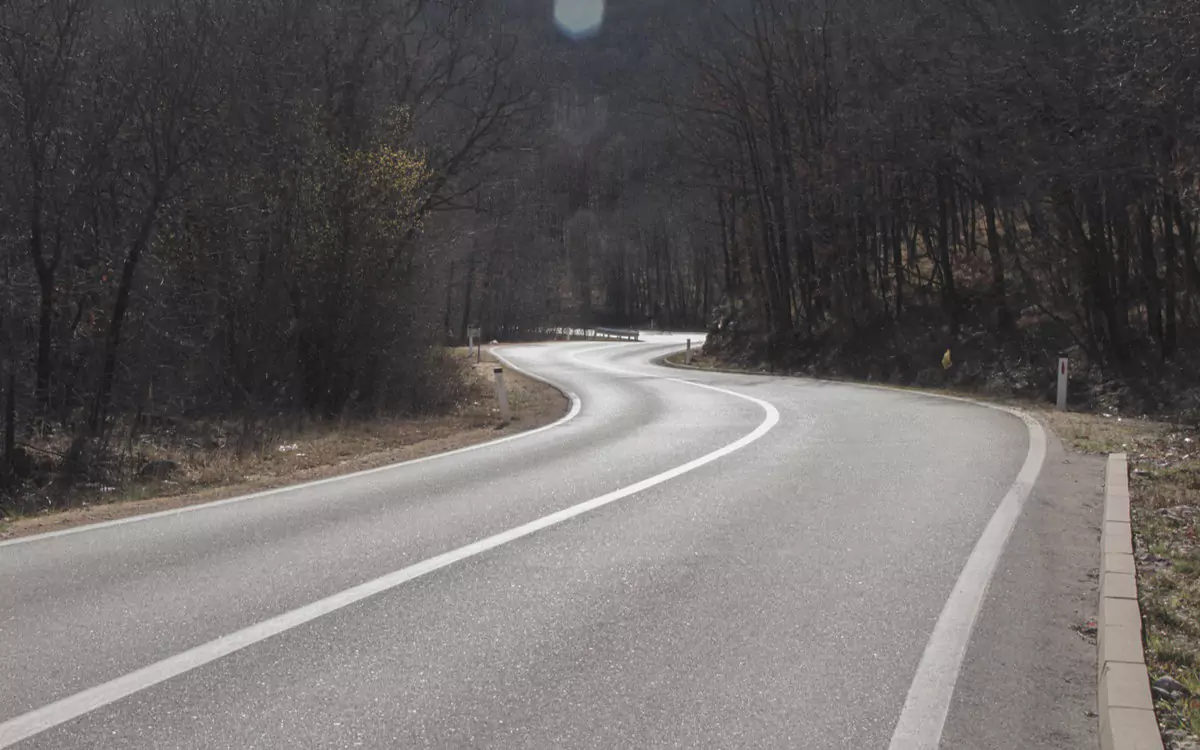
#> input picture testpicture_1.png, 1200 x 750 px
$ python 02_Graustufenbild.py
#> lines starting #> are read from the running program, lines starting #| are printed output that depends on the picture
import matplotlib.pyplot as plt
import cv2

image_path='../testpicture_1.png'

img = cv2.imread(image_path)
#> img is the input picture: shape (750, 1200, 3); mean B, G, R 96.4, 96.6, 100.8
dims = img.shape
#> dims = (750, 1200, 3)
height, width, channels = dims
#> height = 750; width = 1200; channels = 3
new_height = height//2
#> new_height = 375
new_img = img[new_height:,:,:]
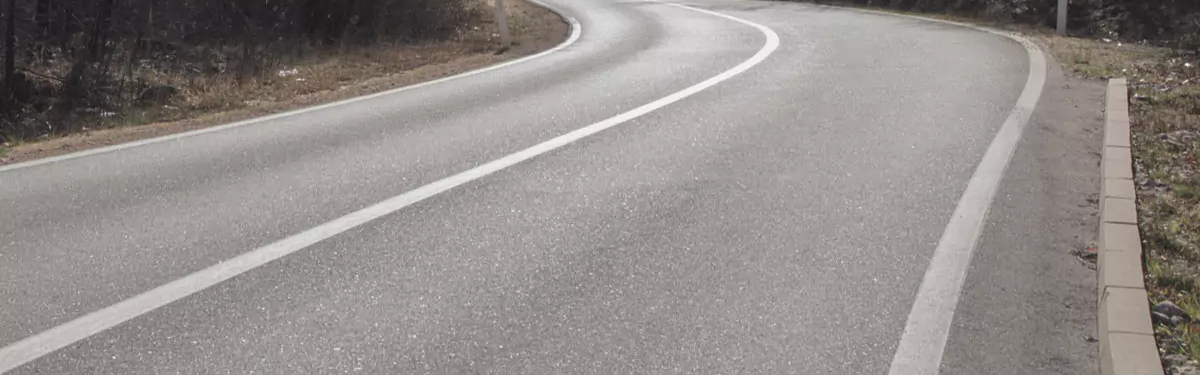
#> new_img: shape (375, 1200, 3); mean B, G, R 137.5, 139.8, 145.7
new_img_list = cv2.cvtColor(new_img, cv2.COLOR_BGR2RGB).tolist()
#> new_img_list = 375 items

# OpenCV-Graustufen
new_img_bw = cv2.cvtColor(new_img, cv2.COLOR_BGR2GRAY)
new_img_bw_list = new_img_bw.tolist()
#> new_img_bw_list = 375 items

rot_gewicht = 0.299
gruen_gewicht = 0.587
blau_gewicht = 0.114

# Manuelle Graustufen
height, width, channels = new_img.shape
#> height = 375
bw_lst = []
for row in range(height):
    curr_row = []
    for col in range(width):
        B = new_img[row, col, 0]
        G = new_img[row, col, 1]
        R = new_img[row, col, 2]
        curr_row.append(rot_gewicht * R + gruen_gewicht * G + blau_gewicht * B)
    bw_lst.append(curr_row)
#> after the loop, bw_lst = 375 items

# Erste Darstellung
plt.figure()
plt.imshow(new_img_bw_list, cmap='gray', vmin=0, vmax=255, interpolation='nearest')
plt.title('OpenCV Graustufen')
plt.axis('off')
plt.show()
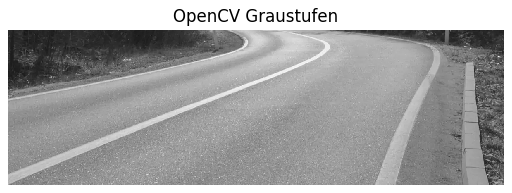
#> figure drawn by matplotlib, 1 panel

# Zweite Darstellung
plt.figure()
plt.imshow(bw_lst, cmap='gray', vmin=0, vmax=255, interpolation='nearest')
plt.title('Selber berechnet')
plt.axis('off')
plt.show()

#while Variante
bw_lst = []
row = 0
while row < height:
    col = 0
    curr_row = []
    while col < width:
        B = new_img[row, col, 0]
        G = new_img[row, col, 1]
        R = new_img[row, col, 2]
        curr_row.append(rot_gewicht * R + gruen_gewicht * G + blau_gewicht * B)
        col = col + 1
    bw_lst.append(curr_row)
    row += 1 # Kurzform von row = row + 1
#> after the loop, row = 375

# Zweite Darstellung
plt.figure()
plt.imshow(bw_lst, cmap='gray', vmin=0, vmax=255, interpolation='nearest')
plt.title('Selber berechnet mit "while" loop')
plt.axis('off')
plt.show()
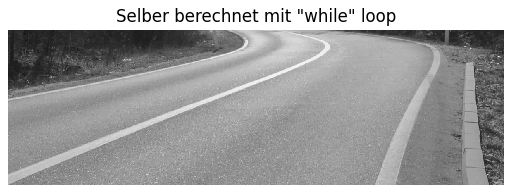
#> figure drawn by matplotlib, 1 panel

$ run again, with testpicture_14.png copied over testpicture_1.png
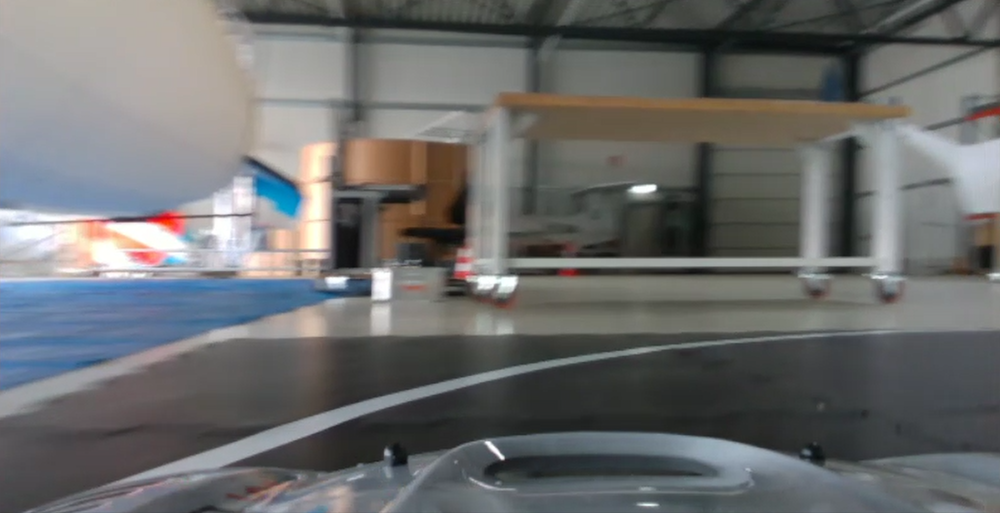
#> input picture testpicture_14.png, 1000 x 513 px, shrunk from 3630 x 1864 before the run
#> img is the input picture: shape (513, 1000, 3); mean B, G, R 108.2, 108.2, 107.1
#> new_img_list = 257 items
#> `new_img_bw = cv2.cvtColor(new_img, cv2.COLOR_BGR2GRAY)`:
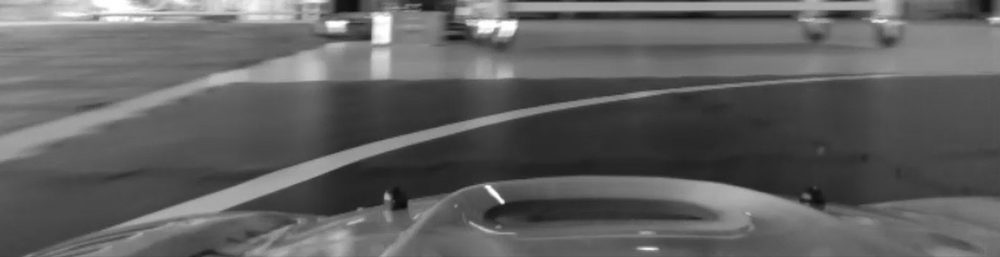
#> new_img_bw: shape (257, 1000); min 11, max 255, mean 96.8
#> after the loop `while row < height:`: row = 257
#> `plt.show()`:
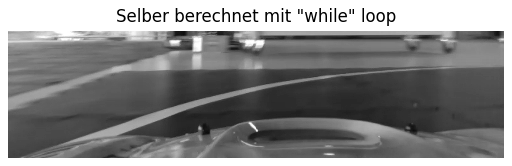
#> figure drawn by matplotlib, 1 panel

$ run again, with testpicture_3.png copied over testpicture_1.png
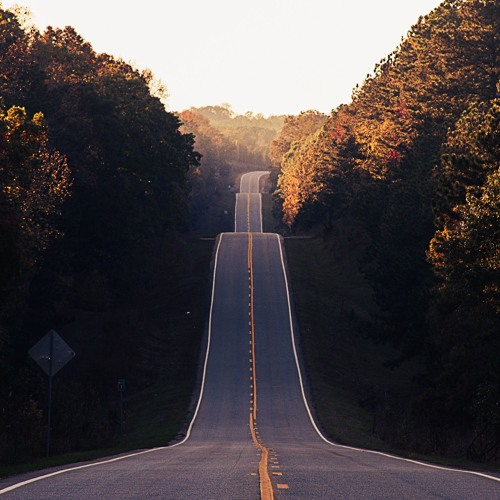
#> input picture testpicture_3.png, 500 x 500 px
#> img is the input picture: shape (500, 500, 3); mean B, G, R 70.5, 69.1, 76.5
#> new_img_list = 250 items
#> `new_img_bw = cv2.cvtColor(new_img, cv2.COLOR_BGR2GRAY)`:
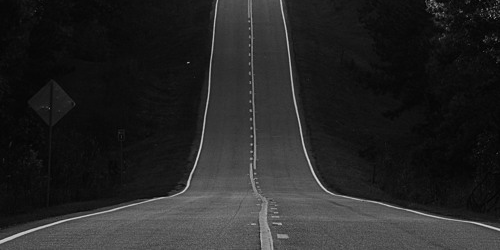
#> new_img_bw: shape (250, 500); min 0, max 215, mean 37.5
#> `plt.show()`:
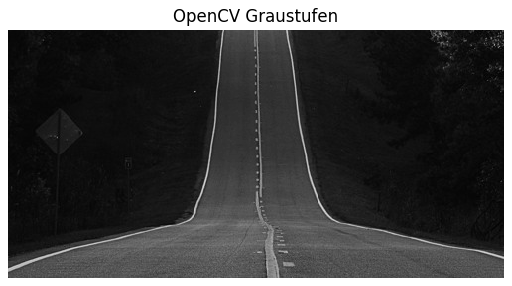
#> figure drawn by matplotlib, 1 panel
#> after the loop `while row < height:`: row = 250

$ run again, with testpicture_4.png copied over testpicture_1.png
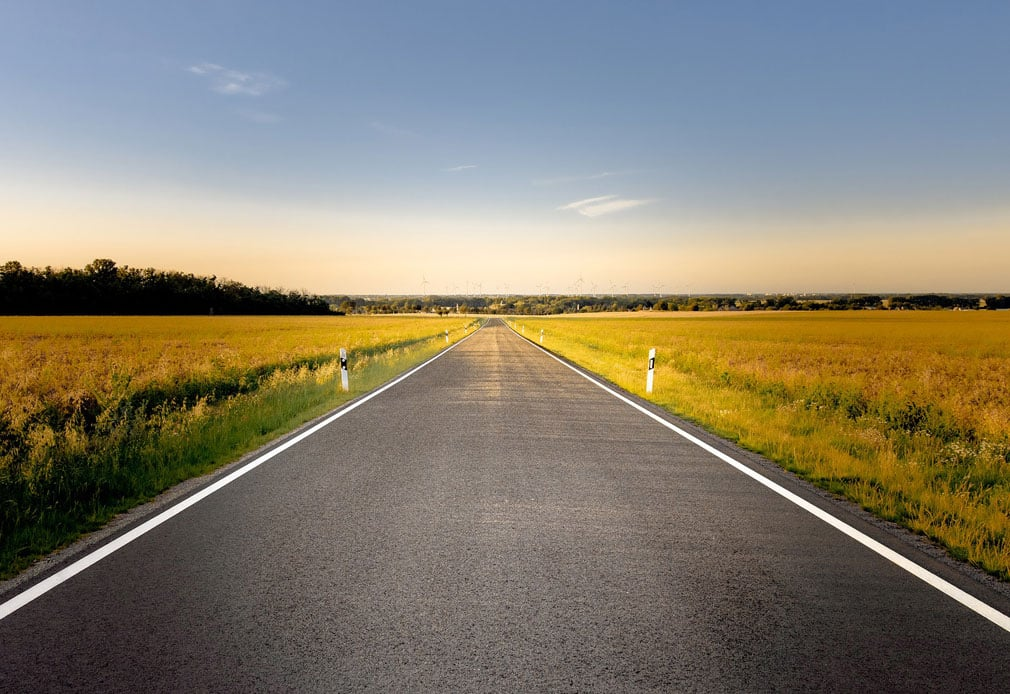
#> input picture testpicture_4.png, 1010 x 694 px
#> img is the input picture: shape (694, 1010, 3); mean B, G, R 111.3, 126.6, 132.9
#> new_img_list = 347 items
#> `new_img_bw = cv2.cvtColor(new_img, cv2.COLOR_BGR2GRAY)`:
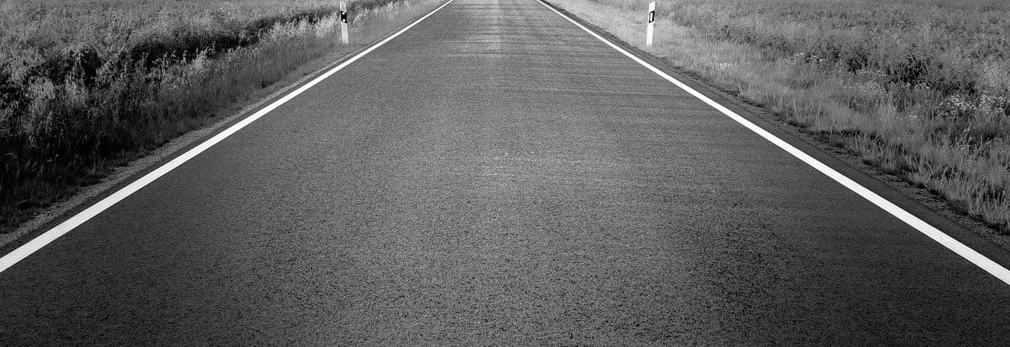
#> new_img_bw: shape (347, 1010); min 0, max 255, mean 92.8
#> after the loop `while row < height:`: row = 347
#> `plt.show()`:
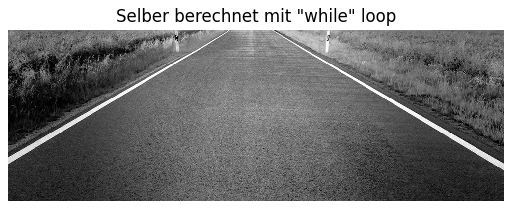
#> figure drawn by matplotlib, 1 panel
